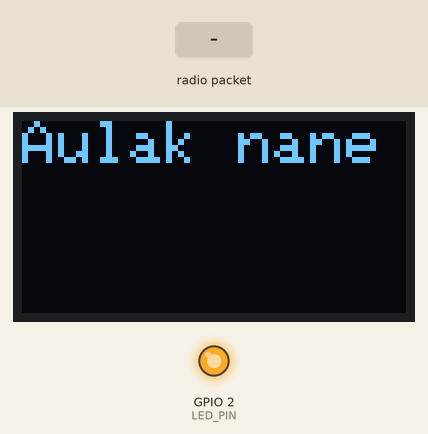
Simulated run of this program. Board: ESP32. On the bench: 128×64 one-colour display, output pins drawn as LEDs (lit = HIGH). Inputs (shaded band) come from the test bench. WiFi joins after 1.5 s; servers stay silent unless stated; the local clock reads 2024-03-15 10:24:30 at power-on unless the program sets it; no radio packets arrive unless stated; no MQTT or app messages arrive unless stated; what the program prints to the serial monitor is not drawn.

Above: at 2.7 s.
2.8 s: radio packet "RAIN" arrives
At 3.5 s:
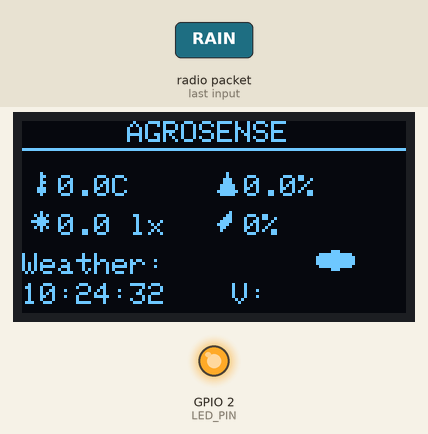
4.3 s: radio packet "FALSE" arrives
At 5.0 s:
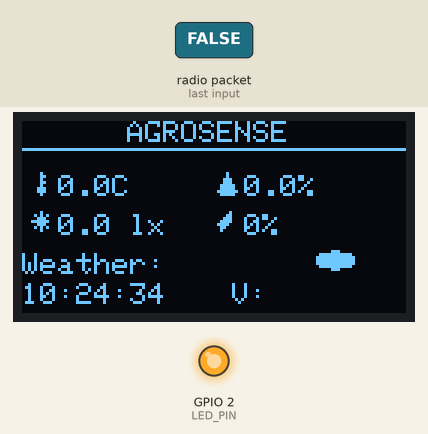
Timing chart, 0 to 7.3 s (numbered marks = the images above; inputs shaded):
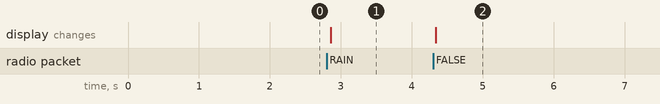

Measured:
- after the input at 2.8 s, the display: changes after 0.06 s (image 1)
- after the input at 4.3 s, the display: changes at once (image 2)

The program:

main.cpp
```cpp
/*****************************************************************
 * AGROSENSE - ESP32 LoRa Agricultural Automation Gateway
 *
 * This gateway serves as a bridge between:
 * 1. LoRa-connected field sensors/actuators
 * 2. WiFi/MQTT for cloud connectivity
 * 3. Local OLED display for status monitoring
 *
 * Features:
 * - Two-way LoRa communication with field nodes
 * - MQTT integration for remote monitoring and control
 * - Real-time environmental monitoring (temp, humidity, light, soil)
 * - Automatic/Manual irrigation control based on conditions
 * - OLED display with custom icons for visual feedback
 * - NTP time synchronization
 *
 * Author: Nimesh, Pamith and Udith
 * Last Updated: May 2025
 *****************************************************************/

/* -------------------- Library Includes -------------------- */
#include <Arduino.h>
#include <SPI.h>          // For LoRa and OLED communication
#include <LoRa.h>         // LoRa radio functionality
#include <WiFi.h>         // WiFi connectivity
#include <PubSubClient.h> // MQTT client

// Display and Graphics
#include <Wire.h>             // I2C for OLED
#include <Adafruit_GFX.h>     // Graphics core library
#include <Adafruit_SSD1306.h> // OLED display driver

// Utilities
#include <ArduinoJson.h>      // JSON parsing/creation
#include <time.h>             // Time functions
#include <sys/time.h>         // System time utilities

/* -------------------- Custom Icons (8x8 pixels) -------------------- */
// Weather and sensor emojis (8x8 pixels)
const uint8_t temp_emoji[] = {
    0b00001000,
    0b00001100,
    0b00001000,
    0b00001100,
    0b00001000,
    0b00011100,
    0b00011100,
    0b00001000
};

const uint8_t humid_emoji[] = {
    0b00001000,
    0b00001000,
    0b00011100,
    0b00011100,
    0b00111110,
    0b00111110,
    0b01111111,
    0b00111110
};

const uint8_t moist_emoji[] = {
    0b00000100,
    0b00001100,
    0b00011100,
    0b00111100,
    0b01111000,
    0b00110000,
    0b00100000,
    0b00000000
};

const uint8_t sun_emoji[] = {
    0b00001000,
    0b00101010,
    0b00011100,
    0b01111110,
    0b00011100,
    0b00101010,
    0b00001000,
    0b00000000
};

const uint8_t rain_emoji[] = {
    0b01110000,
    0b11111100,
    0b01110010,
    0b00001001,
    0b00010010,
    0b00100100,
    0b01001000,
    0b10010000
};

/* -------------------- Network Configuration -------------------- */
// WiFi Settings
const char* WIFI_SSID = "Redmi Note 11";
const char* WIFI_PASS = "lfbn7105";

// MQTT Configuration
const char* MQTT_HOST = "test.mosquitto.org";
const uint16_t MQTT_PORT = 1883;

// MQTT Topics
const char* PUB_TOPIC = "IoT-G9";          // Main sensor data publication
const char* VAL_TOPIC = "IoT-G9/valve";     // Valve status updates
const char* CMD_TOPIC = "IoT-G9/cmd";       // Command reception
const char* SOIL_TOPIC = "IoT-G9/soil";     // Soil threshold settings
const char* MODE_TOPIC = "IoT-G9/mode";     // Operation mode control

/* -------------------- System Configuration -------------------- */
// NTP Settings
const char* NTP_SERVER = "pool.ntp.org";
const long GMT_OFFSET_SEC = 5 * 3600 + 30 * 60;  // Sri Lanka GMT+5:30
const int DAYLIGHT_OFFSET_SEC = 0;

// LoRa Radio Configuration
constexpr long RF_FREQ = 433E6;             // 433 MHz frequency band
constexpr uint8_t SYNC_WORD = 0xA5;         // LoRa sync word
constexpr gpio_num_t L_CS = GPIO_NUM_5;     // Chip select
constexpr gpio_num_t L_RST = GPIO_NUM_14;   // Reset
constexpr gpio_num_t L_DIO0 = GPIO_NUM_26;  // Interrupt

// OLED Display Settings
Adafruit_SSD1306 oled(128, 64, &Wire, -1);  // 128x64 OLED
constexpr uint32_t OLED_INTERVAL = 250;      // Display refresh interval

// GPIO Configuration
constexpr gpio_num_t LED_PIN = GPIO_NUM_2;   // Status LED

/* -------------------- Global Variables -------------------- */
// Communication Objects
WiFiClient net;
PubSubClient mqtt(net);

// System State
volatile bool packetReady = false;          // LoRa packet received flag
bool isManualMode = true;                  // Operation mode flag
bool lastCommand = false;                   // Last valve command state
static float soilThreshold = 30.0;          // Moisture threshold

// Sensor Data
String weather = "N/A";                     // Current weather condition
String valve = "N/A";                       // Valve state
float tempC = NAN;                         // Temperature in Celsius
float humP = NAN;                          // Humidity percentage
float lux = NAN;                           // Light level
float moistP = NAN;                        // Soil moisture percentage

/* -------------------- Function Prototypes -------------------- */
// Network Functions
void connectWiFi();
void connectMQTT();
void mqttCallback(char* topic, byte* payload, unsigned int len);

// Data Processing
void publishJSON();
String extractStr(const String&, const String&);
float extractFloat(const String&, const String&);
String getTimestamp();
char weatherIconAscii(const String&, float);

// Display Functions
void drawOLED();

// LoRa Interrupt Handler
void IRAM_ATTR onPacketISR(int) { packetReady = true; }

void setup() {
  // Initialize Serial communication
  Serial.begin(115200);

  // Configure LED pin
  pinMode(LED_PIN, OUTPUT);
  digitalWrite(LED_PIN, LOW);

  // Initialize I2C for OLED
  Wire.begin();
  Wire.setClock(400000);

  // Initialize OLED display
  oled.begin(SSD1306_SWITCHCAPVCC, 0x3C);
  oled.setTextColor(SSD1306_WHITE);
  oled.setTextSize(2);
  oled.clearDisplay();
  oled.println("Aulak nane");
  oled.display();

  // Setup WiFi and NTP time sync
  connectWiFi();
  configTime(GMT_OFFSET_SEC, DAYLIGHT_OFFSET_SEC, NTP_SERVER);
  struct tm timeinfo;
  if (!getLocalTime(&timeinfo)) {
    Serial.println("NTP Time Sync Failed");
  } else {
    Serial.println(&timeinfo, "NTP Time: %Y-%m-%d %H:%M:%S");
  }

  // Configure MQTT
  mqtt.setServer(MQTT_HOST, MQTT_PORT);
  mqtt.setCallback(mqttCallback);

  // Initialize LoRa radio
  SPI.begin();
  LoRa.setPins(L_CS, L_RST, L_DIO0);

  if(!LoRa.begin(RF_FREQ)) {
    Serial.println("LoRa initialization failed");
    while(true);  // Halt if LoRa init fails
  }

  // Configure LoRa parameters
  LoRa.setSyncWord(SYNC_WORD);
  LoRa.enableCrc();
  LoRa.onReceive(onPacketISR);
  LoRa.receive();

  Serial.println("Gateway ready");
}

void loop() {
  // Maintain network connections
  if(WiFi.status()!=WL_CONNECTED) connectWiFi();
  if(!mqtt.connected()) connectMQTT();
  mqtt.loop();

  // Process LoRa packets when received
  if(packetReady){
    packetReady = false;
    String raw;

    // Read and validate incoming LoRa data
    while(LoRa.available()){
      char c = char(LoRa.read());
      if(c >= 32 && c <= 126) raw += c;  // Only accept printable ASCII
    }

    // Extract sensor data from LoRa packet
    weather = extractStr(raw, "Weather:");
    tempC   = extractFloat(raw, "Temp:");
    humP    = extractFloat(raw, "Hum:");
    if(isnan(humP)) humP = extractFloat(raw, "Hm:");

    // Handle multiple possible light level tags
    lux = extractFloat(raw, "Light level:");
    if(isnan(lux)) lux = extractFloat(raw, "Lux:");
    if(isnan(lux)) lux = extractFloat(raw, "Lx:");

    moistP = extractFloat(raw, "Moisture:");
    valve  = extractStr(raw, "Valve:");

    // Publish sensor data to MQTT and update display
    mqtt.publish(VAL_TOPIC, valve.c_str());
    Serial.printf("RX: %s | T %.1f | H %.1f | L %.1f | M %.0f%% | V %s\n",
                  weather.c_str(), tempC, humP, lux, moistP, valve.c_str());
    publishJSON();
    drawOLED();

    // Automated valve control logic (when in auto mode)
    if (!isManualMode) {
      const float SUNLIGHT_THRESHOLD = 8.5;  // Lux threshold for too sunny

      // Check environmental conditions
      const bool isDry = moistP < soilThreshold;
      String weatherUpper = weather;
      weatherUpper.toUpperCase();
      const bool isRaining = weather.length() > 0 && weatherUpper.indexOf("RAIN") != -1;
      const bool isTooSunny = lux > SUNLIGHT_THRESHOLD;

      // Determine if valve state should change
      bool newCommand = (isDry && !isRaining && !isTooSunny);

      if (newCommand != lastCommand) {
        lastCommand = newCommand;
        String cmd = newCommand ? "TRUE" : "FALSE";

        // Configure LoRa for transmission
        LoRa.idle();
        const int maxRetries = 3;

        // Send command multiple times for reliability
        for (int i = 0; i < maxRetries; ++i) {
          if (LoRa.beginPacket() && LoRa.print("CMD:" + cmd) && LoRa.endPacket()) {
            Serial.println("Auto CMD sent (burst " + String(i + 1) + "): " + cmd);
          } else {
            Serial.println("LoRa CMD Send Failed (burst " + String(i + 1) + ")");
          }
          delay(50);  // Small delay between retries to avoid collisions
        }
        LoRa.receive();
      }
    }

    // Return to listening mode
    LoRa.receive();
  }
}

void connectWiFi(){
  Serial.print("Wi-Fi: "); WiFi.begin(WIFI_SSID, WIFI_PASS);
  while(WiFi.status()!=WL_CONNECTED){Serial.print('.');delay(300);}
  Serial.println(" connected  IP="+WiFi.localIP().toString());
  digitalWrite(LED_PIN,HIGH);
}

void connectMQTT(){
  while(!mqtt.connected()){
    Serial.print("MQTT… ");
    if(mqtt.connect("ESP32-LoRa-GW")){
      Serial.println("connected");
      mqtt.subscribe(CMD_TOPIC);
      mqtt.subscribe(SOIL_TOPIC);
      mqtt.subscribe(MODE_TOPIC);  // Subscribe to mode control topic
    }else{
      Serial.print(mqtt.state()); Serial.println(" retry"); delay(2000);
    }
  }
}

void mqttCallback(char* topic, byte* payload, unsigned len) {
  // Convert payload to string and normalize format
  String msg;
  for (uint32_t i = 0; i < len; i++) msg += (char)payload[i];
  msg.trim();
  msg.toUpperCase();  // Normalize to uppercase for case-insensitive comparison

  /*-------------------- Mode Control Handler --------------------*/
  if (strcmp(topic, MODE_TOPIC) == 0) {
    // FALSE = Manual Mode, TRUE = Auto Mode
    if (msg == "FALSE") {
      isManualMode = true;
      Serial.println("Switching to manual mode");
    } else if (msg == "TRUE") {
      isManualMode = false;
      Serial.println("Switching to auto mode");
    }
    return;
  }

  /*-------------------- Soil Threshold Handler --------------------*/
  if (strcmp(topic, SOIL_TOPIC) == 0) {
    // Validate that message contains only digits
    bool isInt = true;
    for (uint32_t i = 0; i < msg.length(); ++i) {
      if (!isDigit(msg[i])) {
        isInt = false;
        break;
      }
    }
    // Update threshold if valid number received
    if (isInt && msg.length() > 0) {
      soilThreshold = msg.toFloat();
      Serial.printf("Soil threshold set to %.1f\n", soilThreshold);
      return;
    }
  }

  /*-------------------- Valve Control Handler --------------------*/
  if (strcmp(topic, CMD_TOPIC) == 0 && isManualMode) {
    if (msg == "TRUE" || msg == "FALSE") {
      Serial.println("Manual CMD from MQTT: " + msg);

      // Update last command state
      lastCommand = (msg == "TRUE");

      // Configure LoRa for transmission
      LoRa.idle();
      const int maxRetries = 3;  // Number of transmission attempts

      // Send command multiple times for reliability
      for (int i = 0; i < maxRetries; ++i) {
        if (LoRa.beginPacket() && LoRa.print("CMD:" + msg) && LoRa.endPacket()) {
          Serial.println("Manual CMD sent (burst " + String(i + 1) + "): " + msg);
        } else {
          Serial.println("LoRa CMD send failed (burst " + String(i + 1) + ")");
        }
        delay(50);  // Small delay between retries to avoid collisions
      }

      // Return to receiving mode
      LoRa.receive();
    }
  }
}

void publishJSON(){
  JsonDocument doc;
  doc["weather"] = weather;
  doc["temp"] = tempC;
  doc["hum"] = humP;
  doc["light"] = lux;
  doc["moist"] = moistP;
  doc["timestamp"] = getTimestamp();
  char buf[256]; size_t n = serializeJson(doc, buf);
  mqtt.publish(PUB_TOPIC, buf, n);
}

void drawOLED() {
  static uint32_t last = 0;
  if (millis() - last < OLED_INTERVAL) return;
  last = millis();

  oled.clearDisplay();

  // Title
  oled.setTextSize(1);
  oled.setTextColor(SSD1306_WHITE);
  oled.setCursor(35, 0);
  oled.println("AGROSENSE");
  oled.drawLine(0, 9, 128, 9, SSD1306_WHITE);  // Underline

  // --- Icons and Readings ---
  oled.setTextSize(1);

  // Temperature reading with thermometer emoji
  oled.drawBitmap(2, 17, temp_emoji, 8, 8, SSD1306_WHITE);
  oled.setCursor(12, 18);
  oled.printf("%.1fC", tempC);

  // Humidity reading with droplet emoji
  oled.drawBitmap(64, 17, humid_emoji, 8, 8, SSD1306_WHITE);
  oled.setCursor(74, 18);
  oled.printf("%.1f%%", humP);

  // Light level with sun emoji
  oled.drawBitmap(2, 30, sun_emoji, 8, 8, SSD1306_WHITE);
  oled.setCursor(12, 31);
  oled.printf("%.1f lx", lux);

  // Moisture reading with moisture emoji
  oled.drawBitmap(64, 30, moist_emoji, 8, 8, SSD1306_WHITE);
  oled.setCursor(74, 31);
  oled.printf("%.0f%%", moistP);
  // Weather status with dynamic weather icon
  oled.setCursor(0, 44);
  oled.printf("Weather: %s", weather.c_str());

  // Draw weather icon based on conditions
  String weatherUpper = weather;
  weatherUpper.toUpperCase();
  if (weatherUpper.indexOf("RAIN") != -1) {
    oled.drawBitmap(100, 42, rain_emoji, 8, 8, SSD1306_WHITE);
  } else if (lux > 9) {
    oled.drawBitmap(100, 42, sun_emoji, 8, 8, SSD1306_WHITE);
  } else {
    // Default cloud-like pattern for other conditions
    oled.fillCircle(104, 46, 3, SSD1306_WHITE);
    oled.fillCircle(100, 46, 2, SSD1306_WHITE);
    oled.fillCircle(108, 46, 2, SSD1306_WHITE);
  }

  // Time and valve state at bottom
  struct tm timeinfo;
  if (getLocalTime(&timeinfo)) {
    char timeStr[9];
    strftime(timeStr, sizeof(timeStr), "%H:%M:%S", &timeinfo);
    oled.setCursor(0, 54);
    oled.printf("%s", timeStr);
  }

  // Valve state
  oled.setCursor(70, 54);
  oled.printf("V:%s", valve.c_str());

  oled.display();
}

char weatherIconAscii(const String& w,float luxVal){
  String u=w; u.toUpperCase();
  if (u.indexOf("RAIN")!=-1) return 'R';        // Rain
  if (luxVal>9)              return 'S';        // Sunny / bright
  return 'C';                                   // Cloud/other
}

String extractStr(const String& s,const String& tag){
  int i=s.indexOf(tag); if(i==-1) return "";
  i+=tag.length(); while(i<s.length()&&s[i]==' ') ++i;
  int j=s.indexOf('|',i); if(j==-1) j=s.indexOf(',',i); if(j==-1) j=s.length();
  return s.substring(i,j);
}

float extractFloat(const String& s,const String& tag){ return extractStr(s,tag).toFloat(); }

String getTimestamp() {
  struct tm timeinfo;
  if (!getLocalTime(&timeinfo)) return "NTP_ERR";
  char buffer[20];
  strftime(buffer, sizeof(buffer), "%Y-%m-%d %H:%M:%S", &timeinfo);
  return String(buffer);
}

void (*_dummy)(char*,byte*,unsigned)=mqttCallback;
```
